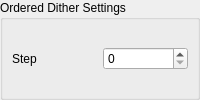
             <widget class="QWidget" name="pageORD_VAR_C">
              <layout class="QGridLayout" name="gridLayout_44">
               <property name="leftMargin">
                <number>0</number>
               </property>
               <property name="topMargin">
                <number>0</number>
               </property>
               <property name="rightMargin">
                <number>0</number>
               </property>
               <property name="bottomMargin">
                <number>0</number>
               </property>
               <property name="spacing">
                <number>0</number>
               </property>
               <item row="0" column="0">
                <widget class="QGroupBox" name="groupBox">
                 <property name="title">
                  <string>Ordered Dither Settings</string>
                 </property>
                 <layout class="QGridLayout" name="gridLayout_48">
                  <item row="0" column="0">
                   <widget class="QLabel" name="label_27">
                    <property name="text">
                     <string>Step</string>
                    </property>
                   </widget>
                  </item>
                  <item row="0" column="1">
                   <widget class="QSpinBox" name="ORD_VAR_C_step">
                    <property name="keyboardTracking">
                     <bool>false</bool>
                    </property>
                    <property name="maximum">
                     <number>100</number>
                    </property>
                   </widget>
                  </item>
                 </layout>
                </widget>
               </item>
              </layout>
             </widget>
